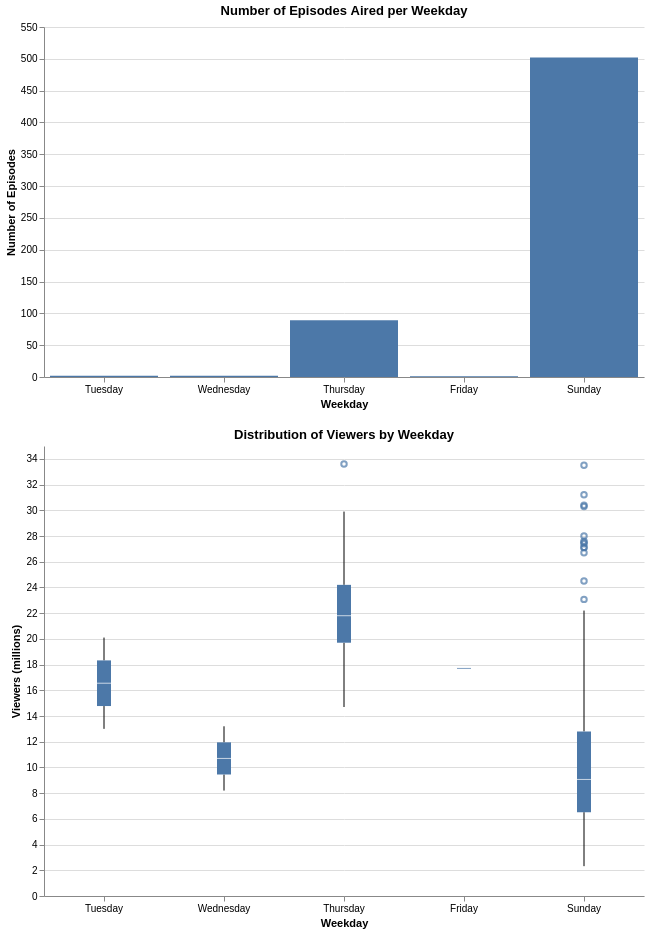

Source (notebook cell):
### Markdown cell above
### Are the number of viewers for the episodes related to the weekday they were aired?

Charts:

- Bar chart and box plots (Juxtaposition)

- Vertical alignment. Same x-axis (weeakday)

**Bar chart:**

- Shows the number of episodes aired on each weekday. It provides context for how the aired episodes are distributed.

- Axes: Weekday (x-axis, ordinal) and Number of episodes (count) (y-axis, quantitative)



**Box plots:**

- Show the distribution and variance of viewers for each weekday, allowing comparison of mean and variance.

- Axis: Weekday (x-axis, ordinal) and Viewers (y-axis, quantitative)

**Considered charts:**

- Bar chart of mean viewers per weekday. Problem: it is not interpretable and can cause confusion.

### Code cell
weekday_order = ["Monday","Tuesday","Wednesday","Thursday","Friday","Saturday","Sunday"]

episode_count = alt.Chart(df).mark_bar().encode(
    x=alt.X('Weekday:O', sort=weekday_order, axis=alt.Axis(labelAngle=0)),
    y=alt.Y('count():Q', title='Number of Episodes')
).properties(
    title='Number of Episodes Aired per Weekday',
    width=600,
    height=350
)

box = alt.Chart(df).mark_boxplot().encode(
    x=alt.X('Weekday:O', sort=weekday_order,axis=alt.Axis(labelAngle=0)),
    y=alt.Y('Viewers:Q', title='Viewers (millions)')
).properties(
    title='Distribution of Viewers by Weekday',
    width=600,
    height=450
)

final_chart_4 = alt.vconcat(
    episode_count,
    box
).configure_view(
    stroke=None
)

final_chart_4

### Figure 1 — Vega-Lite specification as saved in the notebook (floating-point values rounded to 4 significant figures; data arrays with more than 128 entries replaced by an {"elided": "..."} marker saying what was removed)
{"config": {"view": {"continuousWidth": 300, "continuousHeight": 300, "stroke": null}}, "vconcat": [{"mark": {"type": "bar"}, "encoding": {"x": {"axis": {"labelAngle": 0}, "field": "Weekday", "sort": ["Monday", "Tuesday", "Wednesday", "Thursday", "Friday", "Saturday", "Sunday"], "type": "ordinal"}, "y": {"aggregate": "count", "title": "Number of Episodes", "type": "quantitative"}}, "height": 350, "title": "Number of Episodes Aired per Weekday", "width": 600}, {"mark": {"type": "boxplot"}, "encoding": {"x": {"axis": {"labelAngle": 0}, "field": "Weekday", "sort": ["Monday", "Tuesday", "Wednesday", "Thursday", "Friday", "Saturday", "Sunday"], "type": "ordinal"}, "y": {"field": "Viewers", "title": "Viewers (millions)", "type": "quantitative"}}, "height": 450, "title": "Distribution of Viewers by Weekday", "width": 600}], "data": {"name": "data-a52794069c4300b86cb3ba5742fcd595"}, "$schema": "https://vega.github.io/schema/vega-lite/v5.20.1.json", "datasets": {"data-a52794069c4300b86cb3ba5742fcd595": {"elided": "596 records"}}}
